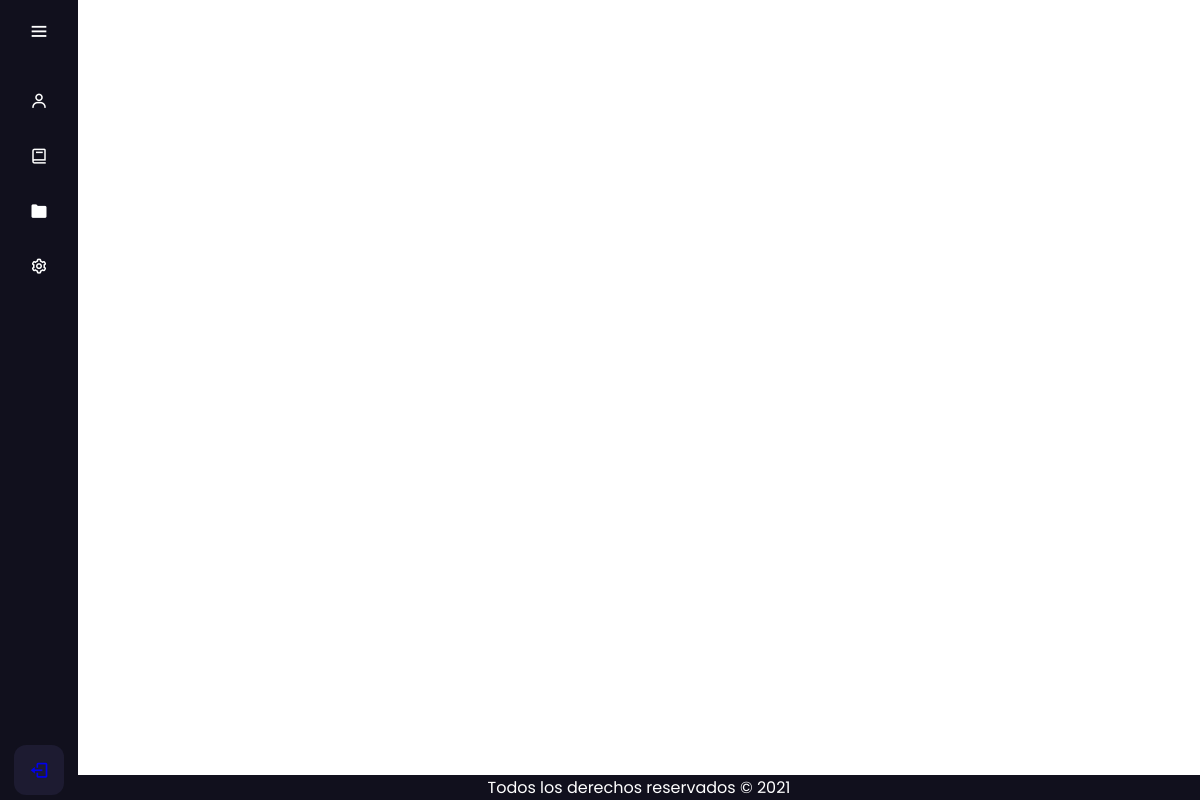
The page /php/calificacionesMaestro.php (signed in) on the database as committed earlier.
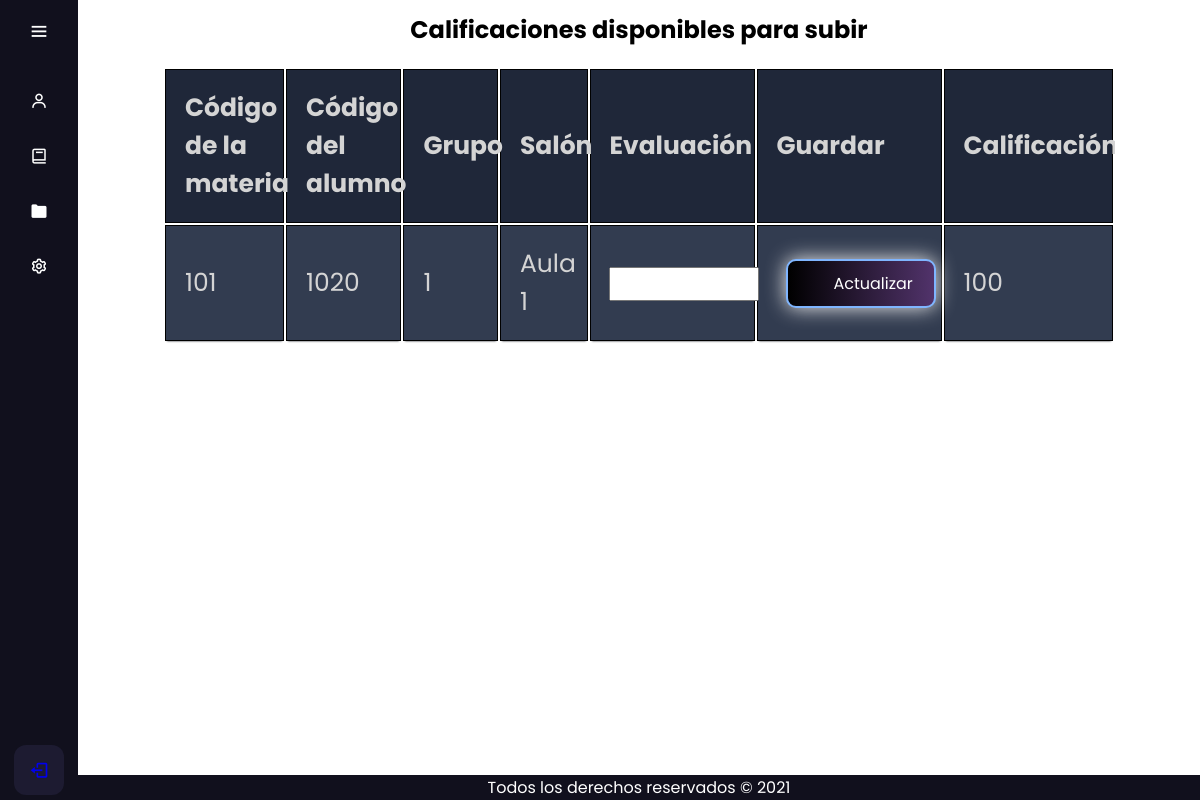
The same page on the database as committed later.
### tables this page shows
CREATE TABLE `calificacion` (
  `calificacion` varchar(100) DEFAULT NULL,
  `id_docente` varchar(10) NOT NULL,
  `grupo` varchar(10) NOT NULL,
  `salon` varchar(10) NOT NULL,
  `id_alumno` varchar(10) NOT NULL,
  `id_materia` varchar(10) NOT NULL,
  `mostrar_calificacion` varchar(1) NOT NULL,
  `id_calificacion` int(1) NOT NULL
);

### php/calificacionesMaestro.php (the view, shortened to what this page needs)
<?php
    require_once 'conexion.php';
?>
<!DOCTYPE html><html class="menu">
<html ng-app="EM-SCHOOL">
  <head>
    <link rel="stylesheet" href="../css/calificaciones.css">
    <link rel="stylesheet" href="../css/FormAdmin.css">
    <link rel="stylesheet" href="https://use.fontawesome.com/releases/v5.8.1/css/all.css">
    <link rel="stylesheet" type="text/css" href="https://netdna.bootstrapcdn.com/font-awesome/4.0.3/css/font-awesome.css" rel="stylesheet">
    <link href='https://unpkg.com/boxicons@2.0.7/css/boxicons.min.css' rel='stylesheet'>
  </head>
  <body>
    <div class="sidebar">
      <div class="logo_content">
        <i class='bx bx-menu' id="btn" ></i>
      </div>
      <ul class="nav_list">
        <li>
          <a href="inicioMaestro.php">
            <i class='bx bx-user' ></i>
          </a>
        </li>
        <li>
          <a href="calificacionesMaestro.php">
            <i class='bx bx-book'></i>
          </a>
        </li>
        <li>
          <a href="registroMateriasMaestro.php">
            <i class='bx bxs-folder'></i>
          </a>
        </li>
        <li>
          <a href="configuracionMaestro.php">
            <i class='bx bx-cog' ></i>
          </a>
        </li>
      </ul>
      <div class="profile_content">
        <div class="profile">
          <a href="logout.php">
          <i class='bx bx-log-out' id="log_out" ></i>
          </a>
        </div>
      </div>
    </div>
    <div class="home_content">
        <?php
        $valor = $_SESSION['codigo'];
        $datos = mysqli_query($conexion, "SELECT * FROM `calificacion` WHERE id_docente = $valor;");
        ?>
        <div id = "datos">
                  <?php
                  $array = array();
                  $tabla = 0;
                  $contador = 0;
                  ?>
                  <?php
                    while($dato = mysqli_fetch_array($datos)){
                      if ($tabla == 0 && $dato['mostrar_calificacion'] == 1) {?>
                      <h2>Calificaciones disponibles para subir</h2>
                        <table class="container">
                        <thead>
                          <th>Código de la materia</th>
                          <th>Código del alumno</th>
                          <th>Grupo</th>
                          <th>Salón</th>
                          <th>Evaluación</th>
                          <th>Guardar</th>
                          <th>Calificación</th>
                        </thead>
                        <tbody>
                          <?php $tabla += 1;} ?>
                    <tr>
                      <?php if ($dato['mostrar_calificacion'] == 1){ ?>
                      <php>
                      <td><?php echo $dato['id_materia']?></td>
                      <td><?php echo $dato['id_alumno']; $array[$contador] = $dato['id_alumno'];?></td>
                      <td><?php echo $dato['grupo']?></td>
                      <td><?php echo $dato['salon']?></td>
                      <form action="guardarCalificacion.php" method = "POST">
                        <td><input type="text" name = "calificacion"></td>
                        <td><input type="submit" value="Actualizar" class="btn btn1"></td>
                      <td><?php echo $dato['calificacion']?></td>
                      </form>
                      <?php $contador++;?>
                    </tr>
                    <?php
                      }else{?><h2>Las calificaciones no están disponibles por el momento</h2><?php break;}
                    }?>
                </tbody>
              </table>
        </div>
        <div class="footer">
        <p> Todos los derechos reservados © 2021</p>
      </div>
      </div>
</body>
</html>

Rows that differ between the two databases and show on the page:
added calificacion: mostrar_calificacion "Calificaciones disponibles para subir", id_materia "101", id_alumno "1020", grupo "1", salon "Aula 1", calificacion "100"
